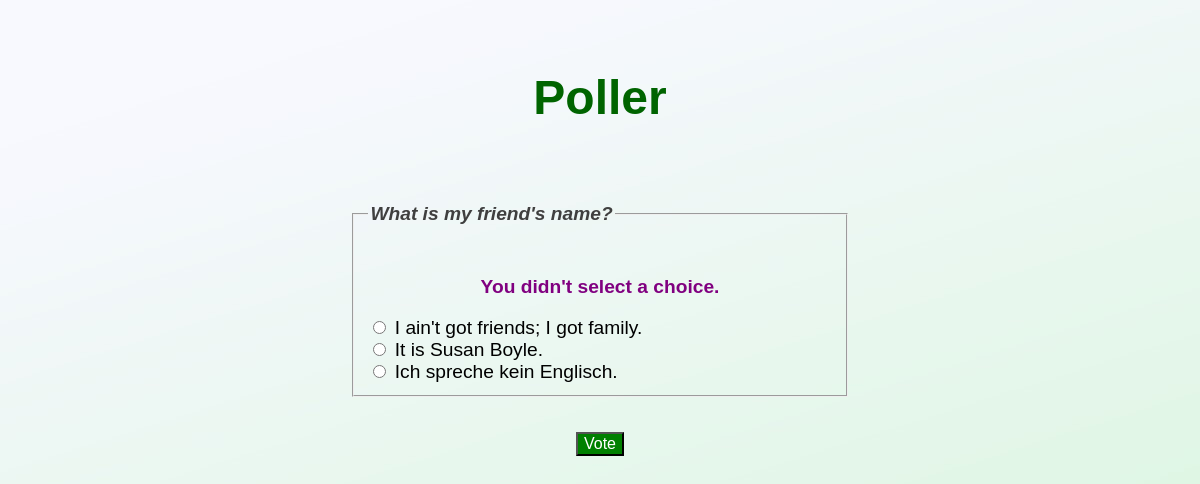
The page /poller/3/vote/ on the database its author committed.
### poller/models.py (models this page shows, shortened)
class Question(models.Model):
    question_text = models.CharField(max_length=200)
    pub_date = models.DateTimeField('date published')

class Choice(models.Model):
    question = models.ForeignKey(Question, on_delete=models.CASCADE)
    choice_text = models.CharField(max_length=200)
    votes = models.IntegerField(default=0)

### poller/views.py (the view)
# urls.py: path('<int:question_id>/vote/', views.vote, name='vote')
def vote(request, question_id):
	question = get_object_or_404(Question, pk=question_id)
	try:
		selected_choice = question.choice_set.get(pk=request.POST['choice'])
	except(KeyError, Choice.DoesNotExist):
		return render(request, 'poller/detail.html', {
			'question': question,
			'error_message': "You didn't select a choice."
		})
	else:
		selected_choice.votes += 1
		selected_choice.save()
		return HttpResponseRedirect(reverse('poller:results', args=(question.id,)))

### poller/templates/poller/detail.html (shortened to what this page needs)
<!DOCTYPE html>
<html lang="en">
<head>
	{% load static %}
	<link rel="stylesheet" href="{% static 'poller/style.css' %}">
</head>
<body>
	<main>
		<a href="{% url 'poller:index' %}">
			<h1 class="main-logo">Poller</h1>
		</a>
		<section>
			<div class="option-list">
				<article>
					<form action="{% url 'poller:vote' question.id %}" method="POST">
						<fieldset>
							<legend><h4>{{ question.question_text }}</h4></legend>
							{% if error_message %}
								<p class="unselected-vote"><strong>{{ error_message }}</strong></p>
							{% endif %}
							{% for choice in question.choice_set.all %}
								<input type="radio" name="choice" id="choice{{ forloop.counter }}" value="{{ choice.id }}">
								<label for="choice{{ forloop.counter }}">
									{{ choice.choice_text}}
								</label>
								<br>
							{% endfor %}
						</fieldset>
						<input type="submit" value="Vote" class="vote-button">
					</form>
				</article>
			</div>
		</section>
	</main>
</body>
</html>

### poller/static/poller/style.css (style rules this page uses)
body { background: url("images/background.jpg") no-repeat; font-family: sans-serif; }
.main-logo { text-align: center; margin-top: 70px; font-size: 3rem; color: darkgreen; }
a { color: green; text-decoration: none; }
h4 { font-style: italic; color: #3F3F3F; }
p { color: #3F3F3F; }
input { accent-color: green; }
.option-list { width: 80%; margin-left: auto; margin-right: auto; padding: 20px; max-width: 500px; font-size: 1.2rem; }
.vote-button { display: block; margin-left: auto; margin-right: auto; margin-top: 35px; background-color: green; color: white; font-size: 1rem; }
.unselected-vote { color: purple; text-align: center; }

### rows shown on the page
Question: question_text "What is my friend's name?"
Choice: choice_text "I ain't got friends; I got family."
Choice: choice_text "It is Susan Boyle."
Choice: choice_text "Ich spreche kein Englisch."

### other values the page prints
{{ error_message }} "You didn't select a choice."
